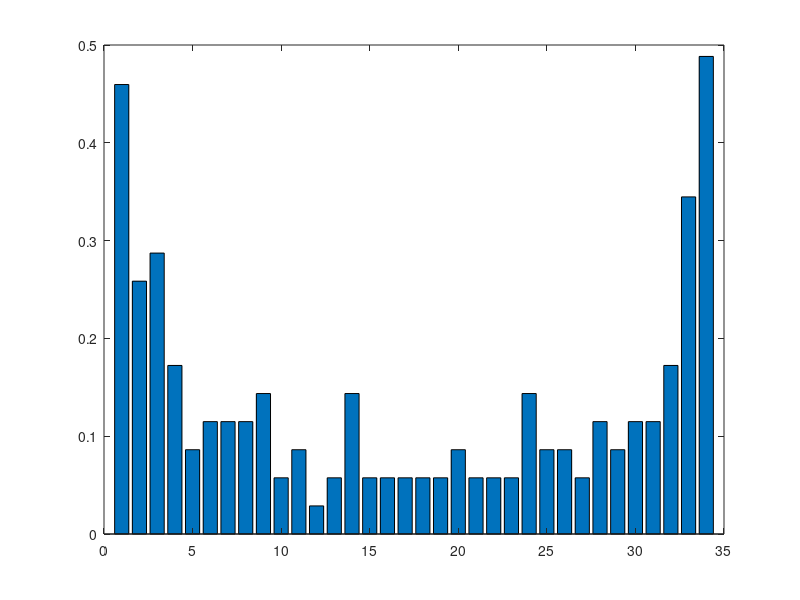
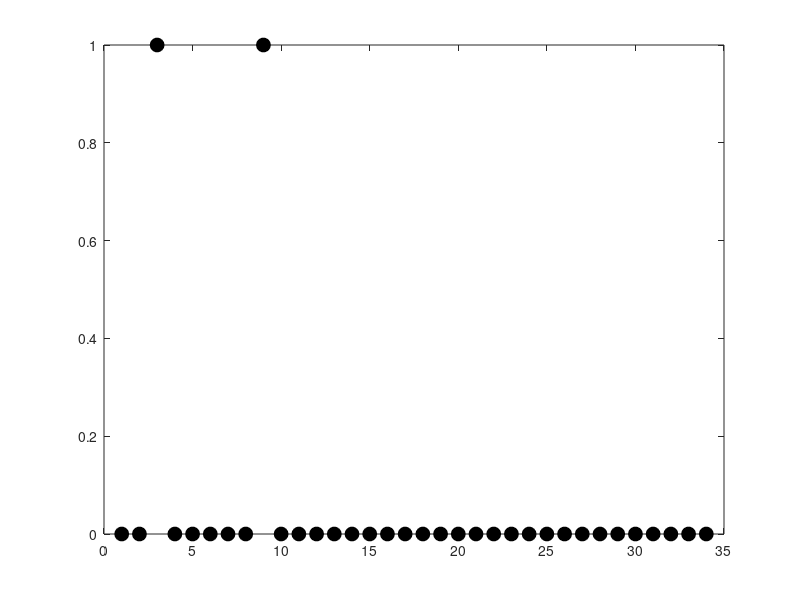
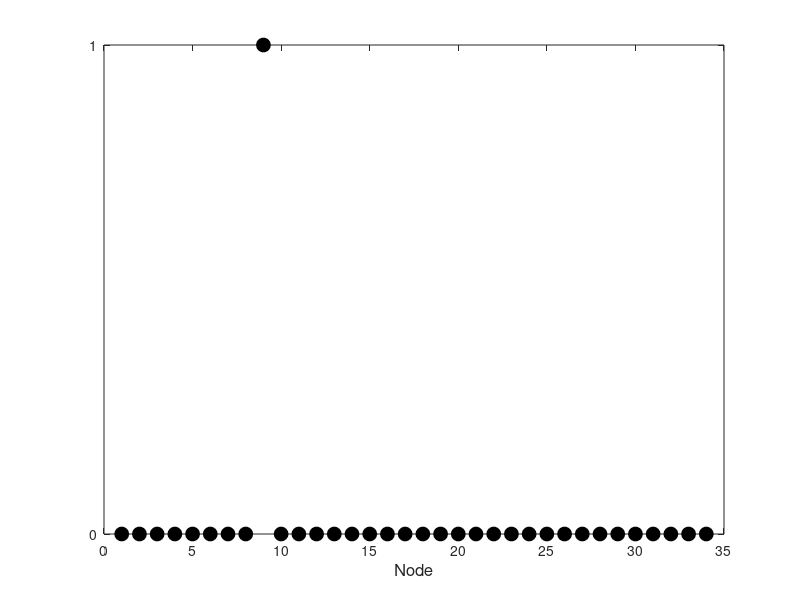

MATLAB code to generate these figures, in order: (Note: this script raises an error after producing the figures.)
clear;
clc;
load karate.mat

D = sum(A, 2);
N = length(D);
TransProb = diag(1./D) * A;     % Transition matrix of the Markov chain
LMat = TransProb - diag(ones(N, 1));    % Laplacian matrix

% source set A contains the coach
% target set B contains the president 
SetA = 1; % [44:54];%[find(ind==19)];%[44:54];%18 + 1;
SetB = 34; %[find(ind==11)];%10 + 1; % seems to be 11 instead of 10

% find the equilibrium distribution
[EigV, EigD] = eig(LMat');
EquiMeasure = EigV(:, 1)./sign(EigV(1,1));
figure;
bar(EquiMeasure);

% find the Cheeger vector
nLMat = sqrt(diag(1./D)) * (diag(D)-A) * sqrt(diag(1./D));
[nEigV, nEigD] = eig(nLMat);
CheegerVector = nEigV(:, 2)./sign(nEigV(1,2));
CheegerVector = double(CheegerVector < 0);
figure;
plot((CheegerVector-c0),'ko','MarkerEdgeColor','k','MarkerFaceColor','k','MarkerSize',10);

% determine the local minimum
for i = 1:N
  localmin = true;
  for j = setdiff(1:N, i)
    if ((LMat(i,j)>0)&(EquiMeasure(j)>EquiMeasure(i))) 
      localmin = false;
      break
    end
  end
  if (localmin)
    i
  end
end

TransLMat = diag(EquiMeasure) * LMat * diag(1./EquiMeasure); 

SourceSet = SetA;
TargetSet = SetB;
RemainSet = setdiff(1:N, union(SourceSet, TargetSet));

% Initialization of Committor function: transition probability of reaching
% the target set before returning to the source set.
CommitAB = zeros(N, 1);
CommitAB(SourceSet) = zeros(size(SourceSet));
CommitAB(TargetSet) = ones(size(TargetSet));

LMatRestrict = LMat(RemainSet, RemainSet);
RightHandSide = - LMat(RemainSet, TargetSet) * CommitAB(TargetSet);

% Solve the Dirchelet Boundary problem
CommitAB(RemainSet) = LMatRestrict \ RightHandSide;

% Clustering into two basins according to the transition probability 
ClusterA = find(CommitAB <= 0.5);
ClusterB = find(CommitAB > 0.5);
ClusterAB = -1*ones(N,1);  ClusterAB(ClusterA) = 0; ClusterAB(ClusterB) = 1;     
if nnz(ClusterAB==-1)~=0 || ~isempty(intersect(ClusterA,ClusterB)), 
    error('Wrong clustering!'); 
end

% Show the difference between decompositions 
figure;
plot((ClusterAB-c0),'ko','MarkerEdgeColor','k','MarkerFaceColor','k','MarkerSize',10);
set(gca,'YTick',[0 1]);  xlabel('Node','fontsize',12);

% The inverse transition probability
CommitBA = zeros(N, 1);
CommitBA(SourceSet) = ones(size(SourceSet));
CommitBA(TargetSet) = zeros(size(TargetSet));

LMatRestrict = LMat(RemainSet, RemainSet);
RightHandSide = - LMat(RemainSet, SourceSet) * CommitBA(SourceSet);

% Dirichelet Boundary Problem with inverse transition probability
CommitBA(RemainSet) = LMatRestrict \ RightHandSide;

RhoAB = EquiMeasure .* CommitAB .* CommitBA;
%}

% Current or Flux on edges (reactive current?)
CurrentAB = diag(EquiMeasure .* CommitBA) * LMat * diag(CommitAB);
CurrentAB = CurrentAB - diag(diag(CurrentAB));

% Effective Current Flux
EffCurrentAB = max(CurrentAB - CurrentAB', 0);

% Transition Current or Flux on each node
TransCurrent = zeros(N, 1); 
TransCurrent(ClusterA) = sum(EffCurrentAB(ClusterA, ClusterB), 2);
TransCurrent(ClusterB) = sum(EffCurrentAB(ClusterA, ClusterB), 1);

% figure of the fission
Grap = graph(A);
figure;
plotTruth = plot(Grap,'Marker', 'o', 'MarkerSize',10,'Layout','force','EdgeColor', 'black'); 
axis off;
for i = 1:N
    highlight(plotTruth,i,'NodeColor',[1-ClusterAB(i) 0 ClusterAB(i)]);
end
highlight(plotTruth, SetA,'Marker', 'p', 'MarkerSize', 20);
highlight(plotTruth, SetB,'Marker', 'p', 'MarkerSize', 20);
nl = plotTruth.NodeLabel;
plotTruth.NodeLabel = '';
xd = get(plotTruth, 'XData');
yd = get(plotTruth, 'YData');
text(xd, yd, nl, 'FontSize',8, 'FontWeight','bold', 'HorizontalAlignment','left', 'VerticalAlignment','middle');



% figure of the result
DGrap = digraph(EffCurrentAB);
figure;
plotResul = plot(DGrap,'Marker', 'o', 'MarkerSize', 10, 'Layout', 'force','EdgeColor', 'black');
nl = plotResul.NodeLabel;
plotResul.NodeLabel = '';
xd = get(plotResul, 'XData');
yd = get(plotResul, 'YData');
text(xd, yd, nl, 'FontSize',12, 'FontWeight','bold', 'HorizontalAlignment','left', 'VerticalAlignment','middle');
axis off;


mmax = max(TransCurrent);
lmax = max(max(EffCurrentAB));
for i = 1:N
    % thresholding scheme based on the committor function
    if CommitAB(i)<.5
        highlight(plotResul,i,'NodeColor',[1-CommitAB(i) 0 0]);
    else
        highlight(plotResul,i,'NodeColor',[0 0 CommitAB(i)]);
    end
    % Transition current (proportional to the node size)    
    highlight(plotResul,i,'MarkerSize',round(10+32*TransCurrent(i)/mmax));
    % Effect current current (proportional to the edge size) 
    for j = 1:N
        if EffCurrentAB(i,j)~=0
            highlight(plotResul,i,j,'Linewidth',round(1+4*EffCurrentAB(i,j)/lmax), 'EdgeColor', 'black');
        end
    end
end
highlight(plotResul, SetA,'Marker', 'p', 'MarkerSize', round(10+32*TransCurrent(SetA)/mmax));
highlight(plotResul, SetB,'Marker', 'p', 'MarkerSize', round(10+32*TransCurrent(SetB)/mmax));
    